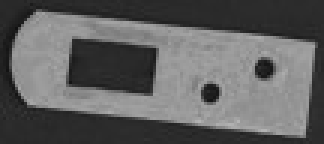
//> input picture homework1/image.jpg, 108 x 48 px (shown 3 times larger)
$ ./line_detect   (built with g++ and OpenCV 4)
//> lines starting //> are read from the running program, lines starting //| are printed output that depends on the picture; after the words box and inside, x2 and y2 are one past the last pixel; in counts of white or black regions, pixels touching at a corner belong together
// 练习3: Canny 边缘检测 + 霍夫直线检测
// 对应练习截图: 左窗口 canny(边缘图)，右窗口 src(检测到的直线叠加在原图上)
//
// 处理流程:
//   读原图 -> (过小时等比放大) -> 灰度 -> 高斯平滑 -> Canny 边缘检测
//   -> 概率霍夫变换(线段) -> 标准霍夫变换(整条直线) -> 选出主干直线并叠加显示
//
// 所有距离类参数都按图像对角线长度归一化，换分辨率不用重新调参
//
// 编译: 调用 vcvars64.bat 后用 cl 编译，链接 opencv_world4120.lib
// 运行: line_detect.exe [图片路径]   默认 image.jpg

#include <opencv2/opencv.hpp>

#include <algorithm>
#include <cmath>
#include <iostream>
#include <string>
#include <vector>

// 把中间步骤图存到磁盘
static void saveStep(const std::string& outDir, const std::string& name, const cv::Mat& img) {
    const std::string path = outDir + "/" + name;
    cv::imwrite(path, img);
    std::cout << "[保存] " << path << std::endl;
}

// 用直方图求中位数，Canny 的自适应双阈值要用它
static double medianOf(const cv::Mat& gray) {
    int hist[256] = {0};
    for (int y = 0; y < gray.rows; ++y) {
        const uchar* p = gray.ptr<uchar>(y);
        for (int x = 0; x < gray.cols; ++x) ++hist[p[x]];
    }
    const int total = gray.rows * gray.cols;
    int acc = 0;
    for (int i = 0; i < 256; ++i) {
        acc += hist[i];
        if (acc >= total / 2) return static_cast<double>(i);
    }
    return 128.0;
}

// 由 rho/theta 形式的直线算出图像内的一段端点(用于绘制)
static void lineEndpoints(double rho, double theta, cv::Point& p1, cv::Point& p2) {
    const double a = std::cos(theta);
    const double b = std::sin(theta);
    const double x0 = a * rho;
    const double y0 = b * rho;
    const double len = 2000.0;  // 足够长，cv::line 会自动裁剪到图像内
    p1 = cv::Point(cvRound(x0 + len * (-b)), cvRound(y0 + len * a));
    p2 = cv::Point(cvRound(x0 - len * (-b)), cvRound(y0 - len * a));
}

int main(int argc, char** argv) {
    const std::string imgPath = (argc > 1) ? argv[1] : "image.jpg";

    std::string outDir = ".";
    const size_t slash = imgPath.find_last_of("/\\");
    if (slash != std::string::npos) outDir = imgPath.substr(0, slash);

    // ---------- 步骤 1: 读入原始彩色图 ----------
    cv::Mat color = cv::imread(imgPath, cv::IMREAD_COLOR);
//> color is the input picture: 48 rows x 108 cols, CV_8UC3; min 17, max 179, mean 96.2
    if (color.empty()) {
        std::cerr << "无法读取图片: " << imgPath << std::endl;
        return -1;
    }
    std::cout << "原图尺寸 = " << color.cols << " x " << color.rows << std::endl;
//| 原图尺寸 = 108 x 48
    saveStep(outDir, "step1_src.png", color);

    // ---------- 步骤 2: 图像过小时等比放大 ----------
    // Canny 的梯度核、霍夫的分辨率和长度阈值都有最小尺度要求；
    // 图太小(如 108x48)时边缘只有几像素长，直线检测结果全是碎片，先放大再处理。
    const int kMinLongSide = 600;
    cv::Mat work = color.clone();
    double scale = 1.0;
    if (std::max(work.cols, work.rows) < kMinLongSide) {
        scale = static_cast<double>(kMinLongSide) / std::max(work.cols, work.rows);
//> scale = 5.56
        cv::resize(color, work, cv::Size(), scale, scale, cv::INTER_CUBIC);
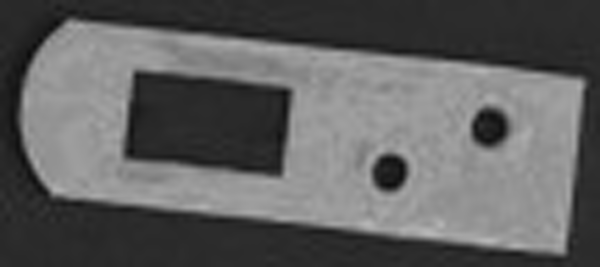
//> work: 267 rows x 600 cols, CV_8UC3; min 11, max 184, mean 96.1
    }
    std::cout << "缩放系数 = " << cv::format("%.2f", scale)
              << "，处理尺寸 = " << work.cols << " x " << work.rows << std::endl;
//| 缩放系数 = 5.56，处理尺寸 = 600 x 267
    saveStep(outDir, "step2_resize.png", work);

    // ---------- 步骤 3: 彩色转灰度 ----------
    cv::Mat gray;
    cv::cvtColor(work, gray, cv::COLOR_BGR2GRAY);
    saveStep(outDir, "step3_gray.png", gray);

    // ---------- 步骤 4: 高斯平滑 ----------
    // Canny 对噪声非常敏感，不平滑会把纹理全变成边缘
    cv::Mat blur;
    cv::GaussianBlur(gray, blur, cv::Size(5, 5), 0);
    saveStep(outDir, "step4_blur.png", blur);

    // ---------- 步骤 5: Canny 边缘检测 ----------
    // 双阈值由中位数自适应给出(0.66*med / 1.33*med)，比写死 50/150 更通用:
    // 高阈值以上的强边缘必留，低阈值以下的弱边缘必丢，
    // 介于两者之间的弱边缘只有和强边缘相连时才保留(这就是 Canny 的"边缘连接")。
    const double med = medianOf(blur);
//> after the loop in medianOf, `for (int y = 0; y < gray.rows; ++y)`: hist = 256 values, max 13590 at index 43, min 0 at index 0, mean 625.8
//> the loop in medianOf, `for (int i = 0; i < 256; ++i)` made 101 passes
//> acc on passes 1 to 12: 0, 0, 0, 0, 0, 0, 0, 0, 0, 0, 0, 0
//> med = 100
    const double lowTh = std::max(0.0, 0.66 * med);
//> lowTh = 66
    const double highTh = std::min(255.0, 1.33 * med);
//> highTh = 133
    cv::Mat edges;
    cv::Canny(blur, edges, lowTh, highTh);
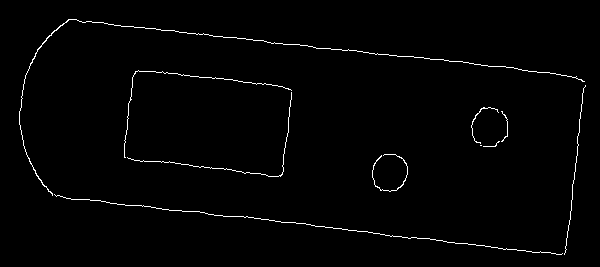
//> edges: 267 rows x 600 cols, CV_8UC1; 1.4% white in thin lines or dots, all inside (x1, y1, x2, y2) = (19, 19, 586, 255)
    const int edgeCount = cv::countNonZero(edges);
//> edgeCount = 2178
    std::cout << "Canny 阈值 = [" << cvRound(lowTh) << ", " << cvRound(highTh)
              << "]，边缘像素 = " << edgeCount << std::endl;
//| Canny 阈值 = [66, 133]，边缘像素 = 2178
    saveStep(outDir, "step5_canny.png", edges);

    // 距离类参数统一按对角线归一化
    const double diag = std::hypot(static_cast<double>(work.cols), static_cast<double>(work.rows));
//> diag = 656.7

    // ---------- 步骤 6: 概率霍夫变换 HoughLinesP(得到线段) ----------
    // 与标准霍夫的区别: 它顺便给出线段端点，能直接看出每条线的实际长度和位置
    std::vector<cv::Vec4i> segments;
    cv::HoughLinesP(edges, segments,
                    1.0,                 // 距离分辨率 1 像素
                    CV_PI / 180.0,       // 角度分辨率 1 度
                    cvRound(0.05 * diag),// 累加器阈值: 至少这么多个点共线才算直线
                    static_cast<double>(cvRound(0.10 * diag)),  // 线段最短长度
                    static_cast<double>(cvRound(0.02 * diag))); // 允许的最大断裂间隙
//> segments = 10 lines (x1, y1, x2, y2), first 8: [234, 216, 420, 238], [179, 32, 517, 68], [566, 249, 584, 81], [135, 205, 232, 216], [108, 24, 263, 40], [138, 70, 271, 84], [447, 242, 561, 254], [157, 161, 280, 176]
    std::cout << "HoughLinesP 线段数 = " << segments.size() << std::endl;
//| HoughLinesP 线段数 = 10

    cv::Mat segVis = work.clone();
    for (size_t i = 0; i < segments.size(); ++i) {
        const cv::Vec4i& s = segments[i];
        cv::line(segVis, cv::Point(s[0], s[1]), cv::Point(s[2], s[3]),
                 cv::Scalar(0, 255, 0), 2, cv::LINE_AA);
        const double len = std::hypot(s[2] - s[0], s[3] - s[1]);
        const double ang = std::atan2(static_cast<double>(s[3] - s[1]),
                                      static_cast<double>(s[2] - s[0])) * 180.0 / CV_PI;
        std::cout << "  线段 " << i << " 长度=" << cvRound(len)
                  << "  角度=" << cv::format("%.1f", ang) << "°" << std::endl;
    }
//> this loop made 10 passes
//> (s, len, ang) on passes 1 to 10: ([234, 216, 420, 238], 187.3, 6.75), ([179, 32, 517, 68], 339.9, 6.08), ([566, 249, 584, 81], 169, -83.88), ([135, 205, 232, 216], 97.62, 6.47), ([108, 24, 263, 40], 155.8, 5.89), ([138, 70, 271, 84], 133.7, 6.01), ([447, 242, 561, 254], 114.6, 6.01), ([157, 161, 280, 176], 123.9, 6.95), ([124, 148, 132, 77], 71.45, -83.57), ([281, 175, 291, 99], 76.66, -82.5)
//|   线段 0 长度=187  角度=6.7°
//|   线段 1 长度=340  角度=6.1°
//|   线段 2 长度=169  角度=-83.9°
//|   线段 3 长度=98  角度=6.5°
//|   线段 4 长度=156  角度=5.9°
//|   线段 5 长度=134  角度=6.0°
//|   线段 6 长度=115  角度=6.0°
//|   线段 7 长度=124  角度=7.0°
//> (output is shown up to pass 8 of 10)
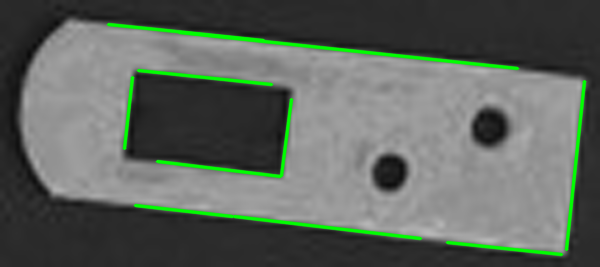
//> segVis: 267 rows x 600 cols, CV_8UC3; 4.43% of pixels changed, all inside (x1, y1, x2, y2) = (106, 22, 587, 257)
    saveStep(outDir, "step6_hough_segments.png", segVis);

    // ---------- 步骤 7: 标准霍夫变换 HoughLines(得到整条直线的 rho/theta) ----------
    // 极坐标表示: rho = x*cos(theta) + y*sin(theta)，结果按累加器票数从高到低排列
    std::vector<cv::Vec2f> lines;
    cv::HoughLines(edges, lines, 1.0, CV_PI / 180.0, cvRound(0.10 * diag));
//> lines = 13 lines (rho, theta), first 12: [13, 1.68], [185, 1.69], [190, 1.68], [589, 0.1], [9, 1.69], [5, 1.69], [55, 1.68], [194, 1.68], [179, 1.71], [51, 1.69], [591, 0.12], [141, 1.69]
    std::cout << "HoughLines 直线数 = " << lines.size() << std::endl;
//| HoughLines 直线数 = 13

    cv::Mat lineVis = work.clone();
    for (size_t i = 0; i < lines.size(); ++i) {
        cv::Point p1, p2;
        lineEndpoints(lines[i][0], lines[i][1], p1, p2);
        cv::line(lineVis, p1, p2, cv::Scalar(255, 128, 0), 1, cv::LINE_AA);
    }
//> this loop made 13 passes
//> (a in lineEndpoints, b in lineEndpoints, x0 in lineEndpoints, y0 in lineEndpoints, p1, p2) on passes 1 to 10: (-0.105, 0.995, -1.36, 12.93, Point(-1990, -196), Point(1988, 222)), (-0.122, 0.993, -22.55, 183.6, Point(-2008, -60), Point(1963, 427)), (-0.105, 0.995, -19.86, 189, Point(-2009, -20), Point(1969, 398)), (0.995, 0.105, 585.8, 61.57, Point(377, 2051), Point(795, -1927)), (-0.122, 0.993, -1.1, 8.93, Point(-1986, -235), Point(1984, 253)), (-0.122, 0.993, -0.609, 4.96, Point(-1986, -239), Point(1984, 249)), (-0.105, 0.995, -5.75, 54.7, Point(-1995, -154), Point(1983, 264)), (-0.105, 0.995, -20.28, 192.9, Point(-2009, -16), Point(1969, 402)), (-0.139, 0.99, -24.91, 177.3, Point(-2005, -101), Point(1956, 456)), (-0.122, 0.993, -6.22, 50.62, Point(-1991, -193), Point(1979, 294))
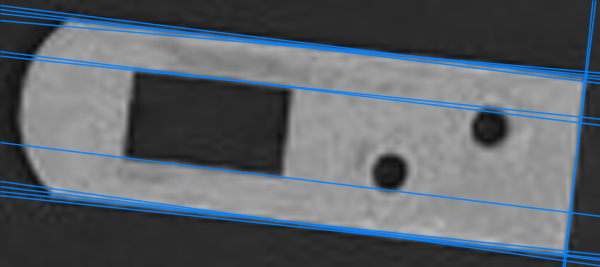
//> lineVis: 267 rows x 600 cols, CV_8UC3; 10.59% of pixels changed, all inside (x1, y1, x2, y2) = (0, 0, 600, 267)
    saveStep(outDir, "step7_hough_lines.png", lineVis);

    // ---------- 步骤 8: 选出票数最高的两条作为主干直线，黄色叠加 ----------
    // 若前两条几乎重合(theta 与 rho 都很接近)，跳过重复的那条取下一个，
    // 这样得到的是两条"位置不同"的主线，与练习截图里的效果一致。
    cv::Mat result = work.clone();
    std::vector<cv::Vec2f> main2;
    for (size_t i = 0; i < lines.size(); ++i) {
        bool duplicate = false;
        for (size_t k = 0; k < main2.size(); ++k) {
            const float dTheta = std::fabs(lines[i][1] - main2[k][1]) * 180.0f / static_cast<float>(CV_PI);
            const double dRho = std::fabs(static_cast<double>(lines[i][0]) - main2[k][0]);
            if (dTheta < 5.0f && dRho < 0.02 * diag) duplicate = true;
        }
        if (duplicate) continue;
        main2.push_back(lines[i]);
        if (main2.size() == 2) break;
    }
//> this loop made 2 passes

    for (size_t i = 0; i < main2.size(); ++i) {
        cv::Point p1, p2;
        lineEndpoints(main2[i][0], main2[i][1], p1, p2);
        cv::clipLine(work.size(), p1, p2);
        cv::line(result, p1, p2, cv::Scalar(0, 255, 255), 2, cv::LINE_AA);

        // 直线方向角 = theta - 90°(theta 是法线方向)
        double lineAngle = main2[i][1] * 180.0 / CV_PI - 90.0;
        if (lineAngle < -90.0) lineAngle += 180.0;
        std::cout << "  主线 " << i + 1 << ": rho=" << cvRound(main2[i][0])
                  << " theta=" << cv::format("%.1f", main2[i][1] * 180.0 / CV_PI)
                  << "° 方向角=" << cv::format("%.1f", lineAngle) << "°" << std::endl;

        // 标签贴着自己那条线，且始终留在图像内(上方的线往上写，下方的线往下写)
        const int midY = (p1.y + p2.y) / 2;
        const int labelY = cv::min(cv::max(midY + (midY < work.rows / 2 ? 24 : -10), 20), work.rows - 10);
        cv::putText(result, "line" + std::to_string(i + 1) + " " + cv::format("%.1f", lineAngle) + "deg",
                    cv::Point(12, labelY), cv::FONT_HERSHEY_SIMPLEX, 0.6,
                    cv::Scalar(0, 255, 255), 2);
    }
//> this loop made 2 passes
//> (a in lineEndpoints, b in lineEndpoints, x0 in lineEndpoints, y0 in lineEndpoints, p1 in lineEndpoints, p2 in lineEndpoints, p1, p2) on passes 1 to 2: (-0.105, 0.995, -1.36, 12.93, Point(-1990, -196), Point(1988, 222), Point(0, 13), Point(599, 76)), (-0.122, 0.993, -22.55, 183.6, Point(-2008, -60), Point(1963, 427), Point(0, 186), Point(599, 260))
//|   主线 1: rho=13 theta=96.0° 方向角=6.0°
//|   主线 2: rho=185 theta=97.0° 方向角=7.0°
//> pass 1, `cv::putText(result, "line" + std::to_string(i + 1) + " " + cv::format(..`:
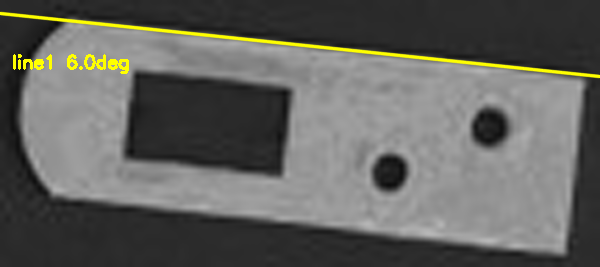
//> result: 267 rows x 600 cols, CV_8UC3; 2.39% of pixels changed, all inside (x1, y1, x2, y2) = (0, 11, 600, 79)

    // 两条主线的夹角(取锐角)
    if (main2.size() == 2) {
        double a1 = main2[0][1] * 180.0 / CV_PI;
//> a1 = 96
        double a2 = main2[1][1] * 180.0 / CV_PI;
//> a2 = 97
        double diff = std::fabs(a1 - a2);
//> diff = 1
        if (diff > 90.0) diff = 180.0 - diff;
        std::cout << "  两条主线夹角 = " << cv::format("%.1f", diff) << "°" << std::endl;
//|   两条主线夹角 = 1.0°
    }

    cv::putText(result, "main lines = " + std::to_string(main2.size()),
                cv::Point(12, work.rows - 14),
                cv::FONT_HERSHEY_SIMPLEX, 0.7, cv::Scalar(0, 255, 255), 2);
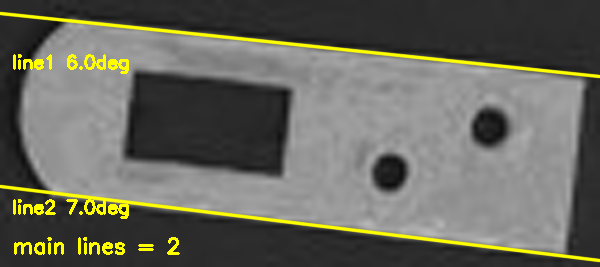
//> result: 267 rows x 600 cols, CV_8UC3; mean B, G, R 92.6, 103.2, 103.2
    saveStep(outDir, "step8_result.png", result);

    std::cout << "----" << std::endl;
    std::cout << "边缘像素 " << edgeCount << "，线段 " << segments.size()
              << " 条，直线 " << lines.size() << " 条，主干直线 " << main2.size() << " 条" << std::endl;
//| 边缘像素 2178，线段 10 条，直线 13 条，主干直线 2 条
    return 0;
}
